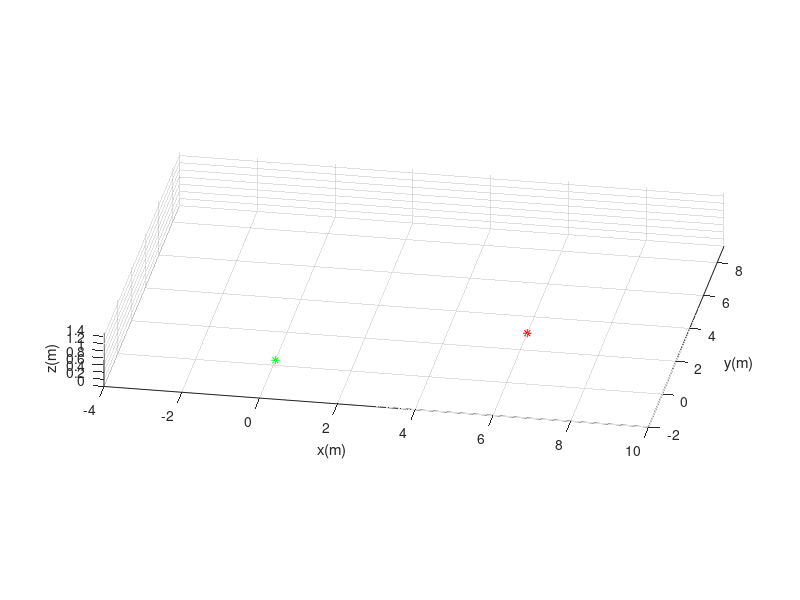

The MATLAB script that drew this image: (Note: this script raises an error after producing the figure.)
clear;close all;clc

%%tiempo

tf = 10;             % Tiempo de simulacion en segundos (s)
ts = 0.1;            % Tiempo de muestreo en segundos (s)
t = 0: ts: tf;       % Vector de tiempo
N = length(t);       % Muestras
pause(2);
%% PARAMETROS DEL Blue
D=1.1; %distancia entre ejes
a =-.3; %Punto de control
%Posicion deseada en metros
hxd=6;
hyd=3;

vel_u = 1;         %Velocildad lineal maxima en m/s;
ang_st = 25*pi/180;        %Angulo en radianes steering maximo (+0.34,-0.34);
%% CONDICIONES INICIALES 

x2 = zeros(1, N+1);  % Posicion en el centro del robot (eje x) en metros (m)
y2 = zeros(1, N+1);  % Posicion en el centro del robot (eje y) en metros (m)
phi = zeros(1, N+1); % Orientacion del robot en radianes (rad)
psi = zeros(1, N+1); % Steering de las llantas delanteras robot en radianes (rad)

x2(1)=0;             % Posicion inicial eje x
y2(1)=0;             % Posicion inicial eje y
phi(1)=-90*pi/180;   % Orientacion inicial del robot
psi(1)=-25*pi/180;           % Steering inicial del robot

%% PUNTO DE CONTROL 

hx = zeros(1, N+1);  % Posicion en el punto de control (eje x) en metros (m)
hy = zeros(1, N+1);  % Posicion en el punto de control (eje y) en metros (m)
hx(1) = x2(1)+a*cos(phi(1)); % Posicion en el punto de control del robot en el eje x
hy(1) = y2(1)+a*sin(phi(1)); % Posicion en el punto de control del robot en el eje y

%% Velocidades de Referencia
u = zeros(1,N+1);
w = zeros(1,N+1);

%% Errores
hxe = zeros(1,N);
hye = zeros(1,N);

%% Loop simulación 
scene = figure;
 
    for i=1:length(t)-1       

        hxe(i)=hxd(1)-hx(i);
        hye(i)=hyd(1)-hy(i);
        herr=[hxe(i);hye(i)]; % errores en matricial

%          hxdp(i) = (hxd-hxd)/ts;
%          hydp(i) = (hyd-hyd)/ts;
% 
%         hdp=[hxdp(i);hydp(i)]; %usado para trayectorias    

        %Jacobiano hacia adelante    
        % J=[cos(phi(i)) , -abs(a) * sin(phi(i));
        %    sin(phi(i)) ,  abs(a) * cos(phi(i))];

       %Jacobiano hacia atras  
         J=[cos(phi(i)) ,   abs(a) * sin(phi(i));
            sin(phi(i)) , - abs(a) * cos(phi(i))];   

        %distancia
        dist = sqrt((hxd(1)-hxe(i))^2+(hyd(1)-hye(i))^2);
        k_max = 2;
        k1 = 1;
        gain(i) = k_max/(1+k1*dist);

        K2=diag([gain(i),gain(i)]);
        %K2=diag([1,1]);
        K1=diag([5,5]);


        %ley de control
        %vel=inv(J)*(hdp+K1*tanh(K2*herr));
        vel=inv(J)*(K1*tanh(K2*herr));

        u(i)=vel_u * tanh(vel(1)); % velocidad lineal 
        w(i)=vel(2); % velocidad angular 
        if (w(i)> 0.01 || w(i)< -0.01)
            psi(i)=ang_st* tanh(atan(w(i)*D/u(i))); % angulo de Steering
        else
           psi(i) = 0;
        end

        %%Mediciones 
        w(i)=u(i)*tan(psi(i))/D; %velocidad angular nuevamente calculado
        phi(i+1)=phi(i)+ts*w(i); % angulo de giro     

       %%%%%%%%%%%%%%%%%%%% MODELO CINEMATICO %%%%%%%%%%%%%%%%%%%%%%%%%
        %Modelo hacia adelante.
        %hxp = u(i)*cos(phi(i+1))- (a)*w(i)*sin(phi(i+1));
        %hyp = u(i)*sin(phi(i+1))+ (a)*w(i)*cos(phi(i+1));

        %Modelo hacia atras.
         hxp = u(i)*cos(phi(i+1))+ abs(a)*w(i)*sin(phi(i+1));
         hyp = u(i)*sin(phi(i+1))- abs(a)*w(i)*cos(phi(i+1));

        % Integracion metodo de Euler
        hx(i+1)=hx(i)+ts*hxp;
        hy(i+1)=hy(i)+ts*hyp;

        % Posicion del robot con respecto al punto de control    
        x2(i+1)=hx(i+1)- (a)*cos(phi(i));  
        y2(i+1)=hy(i+1)- (a)*sin(phi(i));  

    end

%% Simulacion 
view(10,25)
axis equal;
axis([-4 10 -2 9 0 1.5]); 
grid on;
hold on;
plot(hxd,hyd,'r*');
plot(x2(1)+a*cos(phi(1)),y2(1)+a*sin(phi(1)),'g*');
xlabel('x(m)'); ylabel('y(m)'); zlabel('z(m)'); 
camlight('HEADLIGHT');
M1=bluePlot(x2(i),y2(i),0,phi(i),psi(i),0.001);
step=1;
for i=1:step:length(t) 
    
    delete (M1) 
    M1=bluePlot(x2(i),y2(i),0,phi(i),psi(i),0.001); hold on
    plot(hx(1:i),hy(1:i),'b','LineWidth',2);
    pause(ts)
end

figure(2)
plot(hxd,hyd,'r*'), hold on;plot(hx(1:end-1),hy(1:end-1),'b')
hold on
bluePlot(x2(1),y2(1),0,phi(1),psi(1),0.001);  
bluePlot(x2(end-1),y2(end-1),0,phi(end-1),psi(end-1),0.001);
axis([-4 10 -4 10]);
hold off
grid minor

figure(3)
plot(t,hxe,'b');set(gca, 'FontSize', 20); hold on;
plot(t,hye,'r');set(gca, 'FontSize', 20)
legend('x_{error}(m)','y_{error}(m)','FontSize',20)
xlabel('t(s)','FontSize',20);
grid minor

figure(4)
plot(t,u(1:end-1),'b'); hold on;plot(t,w(1:end-1),'g');plot(t,psi(1:end-1),'r');
set(gca, 'FontSize', 20)
grid minor
legend('\mu (m/s)','\omega (rad/s)','\phi(rad)','FontSize',20)
xlabel('t(s)','FontSize',20);

figure
plot(gain)
grid on
